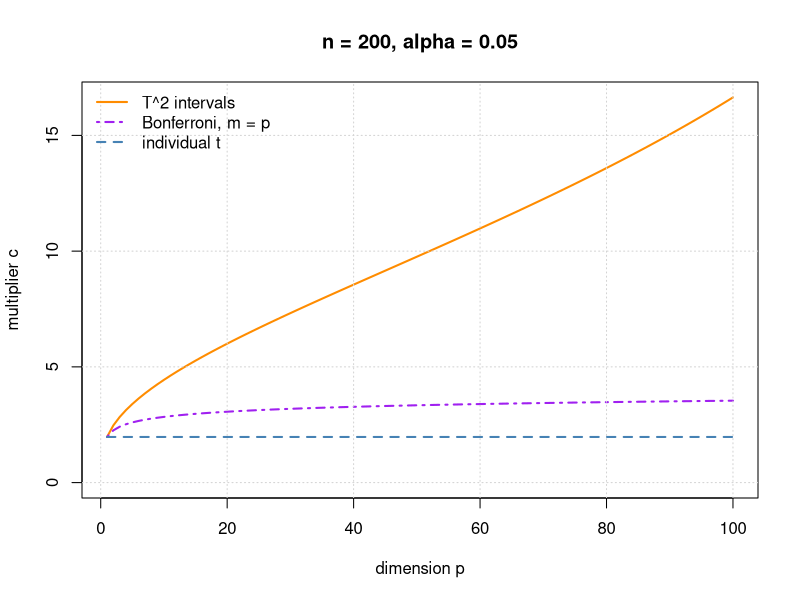

Recreate this plot in R.
# Multipliers of individual, Bonferroni and T^2 intervals as functions of the dimension p (n = 200).
n <- 200
alpha <- 0.05
p <- 1:100
c_t <- rep(qt(1 - alpha / 2, n - 1), length(p))
c_bonf <- qt(1 - alpha / (2 * p), n - 1)
c_T2 <- sqrt(p * (n - 1) / (n - p) * qf(1 - alpha, p, n - p))

plot(p, c_T2, type = "l", lwd = 2, col = "darkorange", ylim = c(0, max(c_T2)),
     xlab = "dimension p", ylab = "multiplier c", main = "n = 200, alpha = 0.05")
lines(p, c_bonf, lwd = 2, lty = 4, col = "purple")
lines(p, c_t, lwd = 2, lty = 2, col = "steelblue")
grid()
legend("topleft", bty = "n", legend = c("T^2 intervals", "Bonferroni, m = p", "individual t"),
       col = c("darkorange", "purple", "steelblue"), lty = c(1, 4, 2), lwd = 2)
